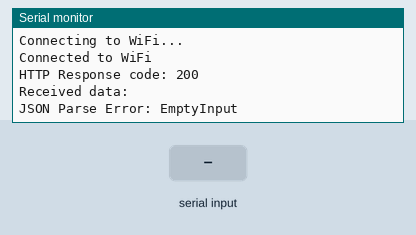
Simulated run of this sketch. Board: ESP32. On the bench: the last lines printed to the serial monitor. The inputs (shaded band) are chosen by the test bench. WiFi joins after 1.5 s; servers stay silent unless stated; uploads are accepted with an empty reply.

Above: at 3.4 s.
3.5 s: "1\n" received over Serial
At 4.6 s:
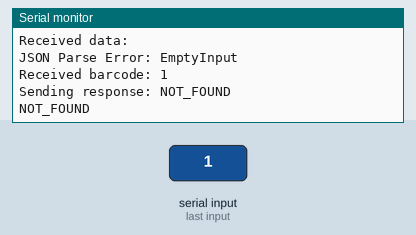
5.0 s: "0\n" received over Serial
At 5.7 s:
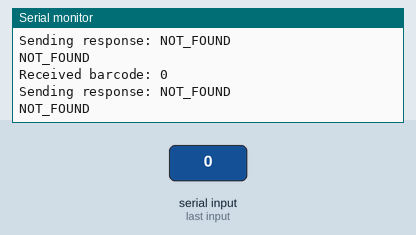
6.5 s: "2\n" received over Serial
At 6.8 s:
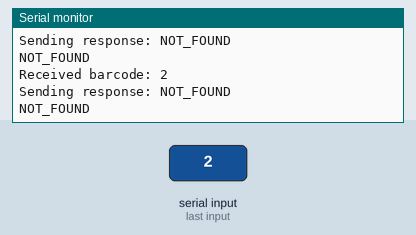

Measured:
- after the input at 3.5 s, the serial monitor: prints a new line at once (image 1)
- after the input at 5.0 s, the serial monitor: prints a new line at once (image 2)
- after the input at 6.5 s, the serial monitor: prints a new line at once (image 3)

The sketch:

esp32.ino
```cpp
//ESP32 Code For Smart Cart

#include <WiFi.h>
#include <HTTPClient.h>
#include <ArduinoJson.h>

// WiFi credentials
const char* ssid = "xyz"; // Your WiFi SSID
const char* password = "1234567890"; // Your WiFi password

// Google Sheets API credentials
const char* apiKey = "AIzaSyCiTnrH49fgDlz-Cr57DhxkF_jJTgPL-Z8"; // Your Google Sheets API key
const char* spreadsheetId = "1ayVLaSG0FPxFfTZ_3wo_8rql-cN_Mhh8_f-6cywWFWw"; // Your Google Sheets ID
const char* range = "SmartCart!A2:C"; // The range of cells to read from the Google Sheet

// Variable to store the rows of data retrieved from Google Sheets
JsonArray rows;

void setup() {
  // Start the Serial communication for debugging
  Serial.begin(115200);      // Set baud rate to 115200 for faster communication

  // Connect to WiFi
  WiFi.begin(ssid, password); // Start WiFi connection

  // Wait until the ESP32 is connected to WiFi
  while (WiFi.status() != WL_CONNECTED) {
    delay(1000); // Wait for 1 second
    Serial.println("Connecting to WiFi..."); // Print status
  }

  Serial.println("Connected to WiFi"); // Print success message
  getDataFromSheet(); // Fetch data from Google Sheets
}

void loop() {
  // Check if there is data available from the Serial input
  if (Serial.available()) {
    String barcode = Serial.readStringUntil('\n'); // Read the barcode until a newline character
    barcode.trim(); // Remove any leading or trailing whitespace
    Serial.println("Received barcode: " + barcode); // Print the received barcode for debugging
    processBarcode(barcode); // Process the scanned barcode
    delay(200); // Add a small delay to avoid rapid loops
  }
}

// Function to fetch data from Google Sheets
void getDataFromSheet() {
  // Check if the ESP32 is connected to WiFi
  if (WiFi.status() == WL_CONNECTED) {
    HTTPClient http; // Create an HTTPClient object
    // Construct the URL for the Google Sheets API request
    String url = "https://sheets.googleapis.com/v4/spreadsheets/" + String(spreadsheetId) + "/values/" + String(range) + "?key=" + String(apiKey);
    http.begin(url); // Initialize the HTTP request
    http.setTimeout(20000); // Set timeout to 20 seconds

    int httpCode = http.GET(); // Send the GET request
    Serial.print("HTTP Response code: "); // Print the HTTP response code
    Serial.println(httpCode);

    // Check if the response is successful
    if (httpCode == HTTP_CODE_OK) {
      String payload = http.getString(); // Get the response payload
      Serial.println("Received data:"); // Print received data for debugging
      Serial.println(payload);

      // Create a JSON document to parse the response
      DynamicJsonDocument doc(4096); // Allocate memory for the JSON document
      auto error = deserializeJson(doc, payload); // Parse the JSON

      // Check for JSON parsing errors
      if (error) {
        Serial.println("JSON Parse Error: " + String(error.c_str())); // Print error message
      } else {
        rows = doc["values"].as<JsonArray>(); // Store the rows of data in the 'rows' variable
      }
    } else {
      Serial.println("Error on HTTP request"); // Print error message if the request fails
      Serial.println(http.errorToString(httpCode)); // Print the error string
    }
    http.end(); // End the HTTP request
  } else {
    Serial.println("WiFi not connected"); // Print message if WiFi is not connected
  }
}

// Function to process the scanned barcode
void processBarcode(String barcode) {
  // Loop through each row of data retrieved from Google Sheets
  for (JsonArray row : rows) {
    // Check if the scanned barcode matches the first column (barcode) in the row
    if (barcode == row[0].as<String>()) {
      String productName = row[1].as<String>(); // Get the product name from the second column
      float productPrice = row[2].as<float>(); // Get the product price from the third column

      // Construct the response string with product name and price
      String response = productName + "," + String(productPrice);
      Serial.println(" Sending response: " + response);  // Debug print
      Serial.println(response);  // Send response to Arduino Uno
      return; // Exit after sending the response
    }
  }
  Serial.println("Sending response: NOT_FOUND");  // Debug print
  Serial.println("NOT_FOUND"); // Send not found response
}
```
